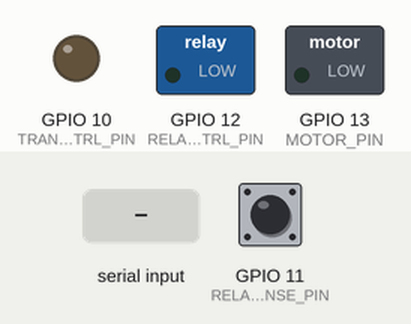
This program was run on a simulated ESP32-S3. Shown: switched loads named in the program (green lamp = pin HIGH), output pins drawn as LEDs (lit = HIGH). Dashed ring = blinking. The inputs (shaded band) are chosen by the test bench; at power-on: GPIO 11 (RELAY_SENSE_PIN) HIGH. What the program prints to the serial monitor is not drawn.

Above: at 2.7 s.
2.8 s: "r" received over Serial
At 3.5 s:
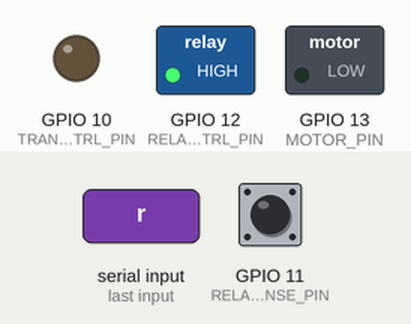
5.8 s: GPIO 11 (RELAY_SENSE_PIN) driven LOW
8.8 s: GPIO 11 (RELAY_SENSE_PIN) driven HIGH
11.8 s: GPIO 11 (RELAY_SENSE_PIN) pulsed LOW 5 times (0.12 s each, 0.3 s apart)
At 12.46 s:
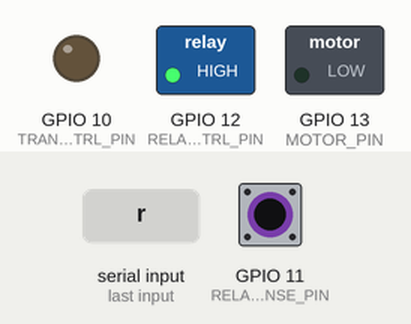
Timing chart, 0 to 15.8 s (numbered marks = the images above; inputs shaded):
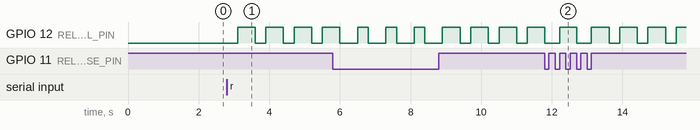

The program:

main.cpp
```cpp
// ═══════════════════════════════════════════════════════════════════════════
// Домашка 2.2 · час спрацювання реле й транзистора, метод опитування
// Плата: YD-ESP32-S3 (ESP32-S3-WROOM-1-N16R8) · PlatformIO · Arduino framework
// Карта реле: map.svg · тимчасова схема транзистора: map-transistor.svg
//
// Клавіші в моніторі порту:
//   r — етап 3: реле (ключ BC547B + модуль K-24 + контакт NO/COM)
//   t — етап 2: транзистор окремо (тимчасова схема з повторювачем на емітері)
//   ? — підказка
//
// Метод: start = micros() → digitalWrite → опитуємо вхід, поки рівень не зміниться → end = micros().
// Брязкіт: беремо перший фронт, а до наступної команди чекаємо, поки контакт заспокоїться.
// ═══════════════════════════════════════════════════════════════════════════
#include <Arduino.h>

namespace {
    struct Config {
        static constexpr uint8_t RELAY_CTRL_PIN = 12; // база BC547B через 10 кОм: HIGH = реле увімкнене
        static constexpr uint8_t RELAY_SENSE_PIN = 11; // NO реле, COM на землі: LOW = контакт замкнений
        static constexpr uint8_t TRANS_CTRL_PIN = 10; // база тимчасового BC547B через 10 кОм
        static constexpr uint8_t TRANS_SENSE_PIN = 3; // емітер: HIGH = транзистор відкритий
        static constexpr uint8_t MOTOR_PIN = 13; // тримаємо вимкненим, щоб не заважав вимірам

        static constexpr uint8_t SAMPLES = 20;
        static constexpr uint32_t TIMEOUT_NONE = UINT32_MAX;
    };

    struct Channel {
        const char *name;
        uint8_t ctrlPin;
        uint8_t sensePin;
        bool activeLevel; // що читає вхід, коли ключ або контакт спрацював
        uint32_t timeoutUs;
        uint32_t settleMs; // пауза між командами: у реле за цей час стихає брязкіт
    };

    const Channel RELAY{"реле", Config::RELAY_CTRL_PIN, Config::RELAY_SENSE_PIN, LOW, 200000, 300};
    const Channel TRANSISTOR{"транзистор", Config::TRANS_CTRL_PIN, Config::TRANS_SENSE_PIN, HIGH, 5000, 5};

    struct Stats {
        uint32_t count = 0;
        uint32_t timeouts = 0;
        uint64_t sum = 0;
        uint32_t minUs = UINT32_MAX;
        uint32_t maxUs = 0;

        void add(const uint32_t us) {
            if (us == Config::TIMEOUT_NONE) {
                timeouts++;
                return;
            }
            count++;
            sum += us;
            minUs = min(minUs, us);
            maxUs = max(maxUs, us);
        }

        float average() const { return count > 0 ? static_cast<float>(sum) / count : 0.0f; }
    };

    // Останні середні: щоб після обох етапів порахувати чистий час реле
    float transOnAvg = -1.0f;
    float transOffAvg = -1.0f;
    float relayOnAvg = -1.0f;
    float relayOffAvg = -1.0f;

    void printHelp() {
        Serial.println("r — виміряти реле · t — виміряти транзистор · ? — підказка");
    }

    // Між start і end лише команда й опитування: Serial тут додав би сотні мікросекунд
    uint32_t measureEdge(const Channel &ch, const bool command, const bool expected) {
        const uint32_t start = micros();
        digitalWrite(ch.ctrlPin, command ? HIGH : LOW);
        while (digitalRead(ch.sensePin) != expected) {
            if (micros() - start >= ch.timeoutUs) return Config::TIMEOUT_NONE;
        }
        return micros() - start;
    }

    void printValue(const uint32_t us) {
        if (us == Config::TIMEOUT_NONE) {
            Serial.print("ТАЙМАУТ");
        } else {
            Serial.printf("%lu мкс", static_cast<unsigned long>(us));
        }
    }

    void printStats(const char *label, const Stats &stats) {
        Serial.printf("%s: середнє %.1f мкс · мін %lu · макс %lu · вимірів %lu · таймаутів %lu\n",
                      label,
                      stats.average(),
                      static_cast<unsigned long>(stats.count > 0 ? stats.minUs : 0),
                      static_cast<unsigned long>(stats.maxUs),
                      static_cast<unsigned long>(stats.count),
                      static_cast<unsigned long>(stats.timeouts));
    }

    void printRelayOnly() {
        if (transOnAvg < 0 || relayOnAvg < 0) return;
        Serial.printf("Чисте реле: увімкнення %.1f мкс · вимкнення %.1f мкс (реле мінус транзистор)\n",
                      relayOnAvg - transOnAvg,
                      relayOffAvg - transOffAvg);
    }

    // delay тут навмисно: виміри йдуть один за одним, більше нічого робити не треба
    void runSeries(const Channel &ch, float &onAvg, float &offAvg) {
        digitalWrite(ch.ctrlPin, LOW);
        delay(ch.settleMs);
        if (digitalRead(ch.sensePin) == ch.activeLevel) {
            Serial.printf("%s: ключ вимкнений, а вхід уже показує спрацювання. Перевір дроти\n", ch.name);
            return;
        }

        Serial.printf("── %s · %u вимірів ──\n", ch.name, Config::SAMPLES);
        Stats on;
        Stats off;
        for (uint8_t i = 1; i <= Config::SAMPLES; i++) {
            const uint32_t onUs = measureEdge(ch, true, ch.activeLevel);
            delay(ch.settleMs);
            const uint32_t offUs = measureEdge(ch, false, !ch.activeLevel);
            delay(ch.settleMs);

            on.add(onUs);
            off.add(offUs);
            Serial.printf("%2u | увімк ", i);
            printValue(onUs);
            Serial.print(" | вимк ");
            printValue(offUs);
            Serial.println();
        }

        printStats("Увімкнення", on);
        printStats("Вимкнення ", off);
        // Серія з таймаутами не йде в підрахунок чистого часу
        const bool clean = on.timeouts == 0 && off.timeouts == 0;
        onAvg = clean ? on.average() : -1.0f;
        offAvg = clean ? off.average() : -1.0f;
        printRelayOnly();
    }

    void handleKeys() {
        while (Serial.available() > 0) {
            const char key = static_cast<char>(Serial.read());
            if (key == 'r') {
                runSeries(RELAY, relayOnAvg, relayOffAvg);
            } else if (key == 't') {
                runSeries(TRANSISTOR, transOnAvg, transOffAvg);
            } else if (key == '?') {
                printHelp();
            }
        }
    }
} // namespace

void setup() {
    // Спершу рівень, потім режим: щоб реле не клацнуло на старті
    digitalWrite(Config::RELAY_CTRL_PIN, LOW);
    pinMode(Config::RELAY_CTRL_PIN, OUTPUT);
    digitalWrite(Config::TRANS_CTRL_PIN, LOW);
    pinMode(Config::TRANS_CTRL_PIN, OUTPUT);
    digitalWrite(Config::MOTOR_PIN, LOW);
    pinMode(Config::MOTOR_PIN, OUTPUT);

    pinMode(Config::RELAY_SENSE_PIN, INPUT_PULLUP);
    pinMode(Config::TRANS_SENSE_PIN, INPUT); // рівень задає резистор на емітері, внутрішня підтяжка завадила б

    Serial.begin(115200);
    delay(1500); // час на підключення монітора (рідний USB)
    Serial.println("Домашка 2.2 · час реле й транзистора");
    printHelp();
}

void loop() {
    handleKeys();
}
```

Measured:
- after the input at 2.8 s, GPIO 12 (RELAY_CTRL_PIN): alternates HIGH for 0.50 s and LOW for 0.30 s, starting after 0.30 s
